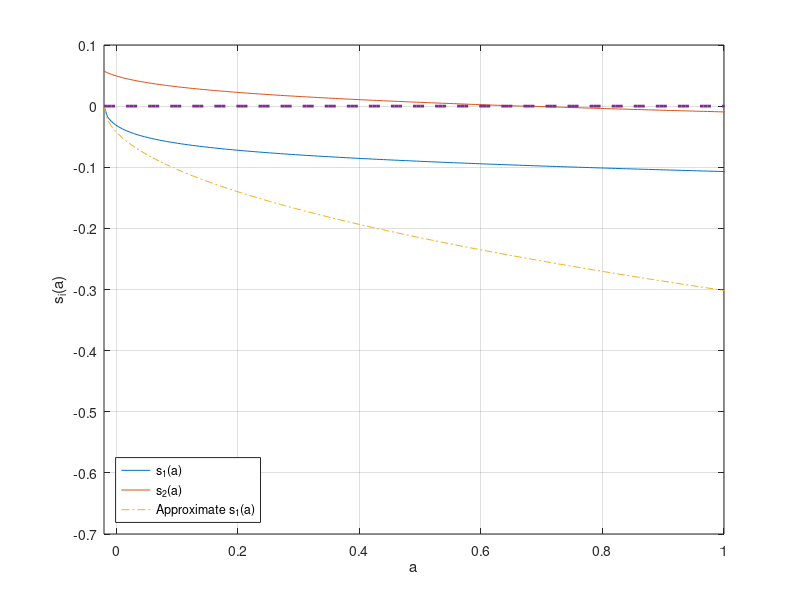
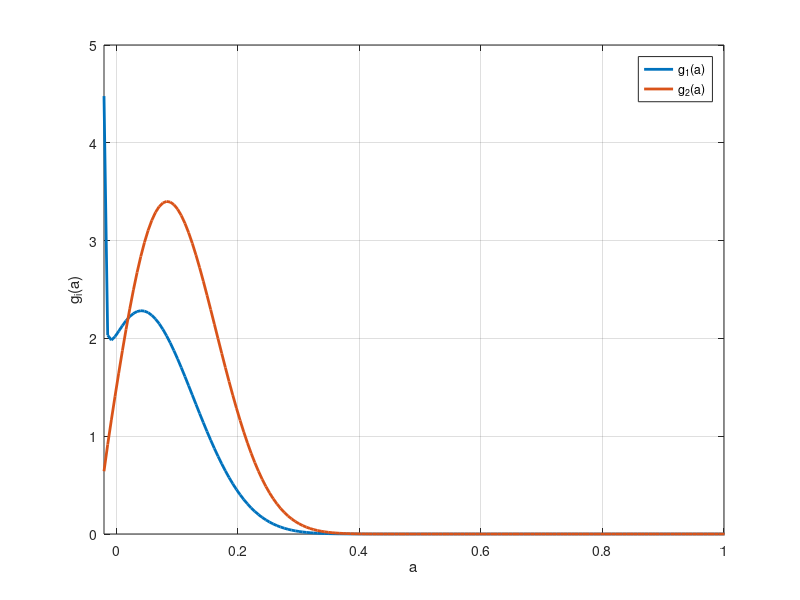

The MATLAB script that drew these images, in order:
%Optimized for speed by SeHyoun Ahn

clear all; clc; close all;

tic;

s = 1.2;
r = 0.035;
% s = 0.5;
% r = 0.045;
rho = 0.05;
z1 = .1;
z2 = .2;
z = [z1,z2];
% la1 = 0.02;
% la2 = 0.03;
la1 = 1.5;
la2 = 1;
la = [la1,la2];


I=500;
amin = -0.02;
amax = 3;
a = linspace(amin,amax,I)';
da = (amax-amin)/(I-1);

aa = [a,a];
zz = ones(I,1)*z;


maxit= 100;
crit = 10^(-6);
Delta = 1000;

dVf = zeros(I,2);
dVb = zeros(I,2);
c = zeros(I,2);

Aswitch = [-speye(I)*la(1),speye(I)*la(1);speye(I)*la(2),-speye(I)*la(2)];

%INITIAL GUESS
v0(:,1) = (z(1) + r.*a).^(1-s)/(1-s)/rho;
v0(:,2) = (z(2) + r.*a).^(1-s)/(1-s)/rho;

% z_ave = la2/(la1+la2)*z(1) + la1/(la1+la2)*z(2);
% v0(:,1) = (z_ave + r.*a).^(1-s)/(1-s)/rho;
% v0(:,2) = (z_ave + r.*a).^(1-s)/(1-s)/rho;

v = v0;

for n=1:maxit
    V = v;
    V_n(:,:,n)=V;
    % forward difference
    dVf(1:I-1,:) = (V(2:I,:)-V(1:I-1,:))/da;
    dVf(I,:) = (z + r.*amax).^(-s); %will never be used, but impose state constraint a<=amax just in case
    % backward difference
    dVb(2:I,:) = (V(2:I,:)-V(1:I-1,:))/da;
    dVb(1,:) = (z + r.*amin).^(-s); %state constraint boundary condition
    
    I_concave = dVb > dVf; %indicator whether value function is concave (problems arise if this is not the case)
    
    %consumption and savings with forward difference
    cf = dVf.^(-1/s);
    ssf = zz + r.*aa - cf;
    %consumption and savings with backward difference
    cb = dVb.^(-1/s);
    ssb = zz + r.*aa - cb;
    %consumption and derivative of value function at steady state
    c0 = zz + r.*aa;
    dV0 = c0.^(-s);
    
    % dV_upwind makes a choice of forward or backward differences based on
    % the sign of the drift    
    If = ssf > 0; %positive drift --> forward difference
    Ib = ssb < 0; %negative drift --> backward difference
    I0 = (1-If-Ib); %at steady state
    %make sure backward difference is used at amax
    %Ib(I,:) = 1; If(I,:) = 0;
    %STATE CONSTRAINT at amin: USE BOUNDARY CONDITION UNLESS muf > 0:
    %already taken care of automatically
    
    dV_Upwind = dVf.*If + dVb.*Ib + dV0.*I0; %important to include third term
    c = dV_Upwind.^(-1/s);
    u = c.^(1-s)/(1-s);
    
    %CONSTRUCT MATRIX
    X = - min(ssb,0)/da;
    Y = - max(ssf,0)/da + min(ssb,0)/da;
    Z = max(ssf,0)/da;
    
    A1=spdiags(Y(:,1),0,I,I)+spdiags(X(2:I,1),-1,I,I)+spdiags([0;Z(1:I-1,1)],1,I,I);
    A2=spdiags(Y(:,2),0,I,I)+spdiags(X(2:I,2),-1,I,I)+spdiags([0;Z(1:I-1,2)],1,I,I);

    A = [A1,sparse(I,I);sparse(I,I),A2] + Aswitch;
    
    if max(abs(sum(A,2)))>10^(-9)
       disp('Improper Transition Matrix')
       break
    end
    
    B = (1/Delta + rho)*speye(2*I) - A;
    
    u_stacked = [u(:,1);u(:,2)];
    V_stacked = [V(:,1);V(:,2)];
    
    b = u_stacked + V_stacked/Delta;
    V_stacked = B\b; %SOLVE SYSTEM OF EQUATIONS
    
    V = [V_stacked(1:I),V_stacked(I+1:2*I)];
    
    Vchange = V - v;
    v = V;

    dist(n) = max(max(abs(Vchange)));
    if dist(n)<crit
        disp('Value Function Converged, Iteration = ')
        disp(n)
        break
    end
end
toc;

%%%%%%%%%%%%%%%%%%%%%%%%%%
% FOKKER-PLANCK EQUATION %
%%%%%%%%%%%%%%%%%%%%%%%%%%
AT = A';
b = zeros(2*I,1);

%need to fix one value, otherwise matrix is singular
i_fix = 1;
b(i_fix)=.1;
row = [zeros(1,i_fix-1),1,zeros(1,2*I-i_fix)];
AT(i_fix,:) = row;

%Solve linear system
gg = AT\b;
g_sum = gg'*ones(2*I,1)*da;
gg = gg./g_sum;

g = [gg(1:I),gg(I+1:2*I)];

check1 = g(:,1)'*ones(I,1)*da;
check2 = g(:,2)'*ones(I,1)*da;

adot = zz + r.*aa - c;
set(gca,'FontSize',14)
plot(a,adot,a,zeros(1,I),'--','LineWidth',2)
grid
xlabel('a')
ylabel('s_i(a)')
xlim([amin amax])

S = g(:,1)'*a*da + g(:,2)'*a*da;


%Approximation at borrowing constraint
u1 = (z1+r*amin)^(-s); u2 = c(1,2)^(-s); u11 = -s*(z1+r*amin)^(-s-1);
nu = sqrt(-2*((rho-r)*u1 + la1*(u1 - u2))/u11);
s_approx = -nu*(a-amin).^(1/2);

amax1 = 1;
set(gca,'FontSize',14)
h1 = plot(a,adot,a,s_approx,'-.',a,zeros(1,I),'--','LineWidth',2)
legend(h1,'s_1(a)','s_2(a)','Approximate s_1(a)','Location','SouthWest')
grid
xlabel('a')
ylabel('s_i(a)')
xlim([amin amax1])
print -depsc HJB_stateconstraint.eps

set(gca,'FontSize',14)
h1 = plot(a,g,'LineWidth',2)
legend(h1,'g_1(a)','g_2(a)')
grid
xlabel('a')
ylabel('g_i(a)')
xlim([amin amax1])
print -depsc densities.eps